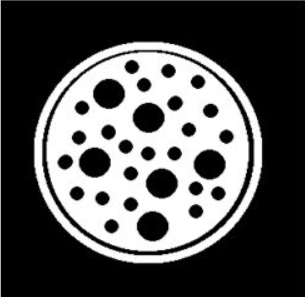
#> input picture python/code_066/morph3.png, 305 x 297 px
$ python opencv_066.py   (older library calls are emulated)
#> lines starting #> are read from the running program, lines starting #| are printed output that depends on the picture; after the words box and inside, x2 and y2 are one past the last pixel; in counts of white or black regions, pixels touching at a corner belong together
import cv2 as cv
import numpy as np


def open_demo():
    src = cv.imread("fill.png")
    cv.namedWindow("input", cv.WINDOW_AUTOSIZE)
    cv.imshow("input", src)

    # 图像二值化
    gray = cv.cvtColor(src, cv.COLOR_BGR2GRAY)
    ret, binary = cv.threshold(gray, 0, 255, cv.THRESH_BINARY_INV | cv.THRESH_OTSU)
    cv.imwrite("binary1.png", binary)
    cv.imshow("binary1", binary)

    # 开操作
    se1 = cv.getStructuringElement(cv.MORPH_RECT, (15, 1))
    binary = cv.morphologyEx(binary, cv.MORPH_OPEN, se1)
    cv.imshow("binary", binary)
    cv.imwrite("binary2.png", binary)

    # 提取轮廓
    out, contours, hierarchy = cv.findContours(binary, cv.RETR_EXTERNAL, cv.CHAIN_APPROX_SIMPLE)
    for c in range(len(contours)):
        x, y, w, h = cv.boundingRect(contours[c])
        y = y - 10
        h = 12
        cv.rectangle(src, (x, y), (x+w, y+h), (0, 0, 255), 1, 8, 0)
    cv.imshow("result", src)


def close_demo():
    src = cv.imread("morph3.png")
#> src is the input picture: shape (297, 305, 3); min 0, max 255, mean 83.1
    cv.namedWindow("input", cv.WINDOW_AUTOSIZE)
    cv.imshow("input", src)

    # 图像二值化
    gray = cv.cvtColor(src, cv.COLOR_BGR2GRAY)
    ret, binary = cv.threshold(gray, 0, 255, cv.THRESH_BINARY | cv.THRESH_OTSU)
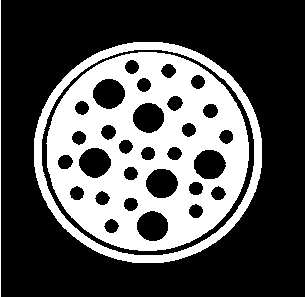
#> binary: shape (297, 305); 32.8% white; 3 white regions, box (x1, y1, x2, y2) and area: (46, 52, 249, 251) 23879, (34, 42, 262, 263) 5515, (0, 0, 1, 297) 297
#> ret = 124

    # 闭操作
    se = cv.getStructuringElement(cv.MORPH_ELLIPSE, (15, 15), (-1, -1))
    binary = cv.morphologyEx(binary, cv.MORPH_CLOSE, se)
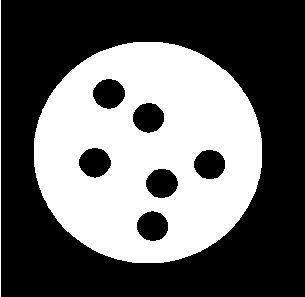
#> binary: shape (297, 305); 39.6% white; 2 white regions, box (x1, y1, x2, y2) and area: (34, 42, 262, 263) 35583, (0, 0, 1, 297) 297
    cv.imwrite("close.png", binary)
    cv.imshow("close", binary)

#open_demo()
close_demo()
cv.waitKey(0)
cv.destroyAllWindows()
